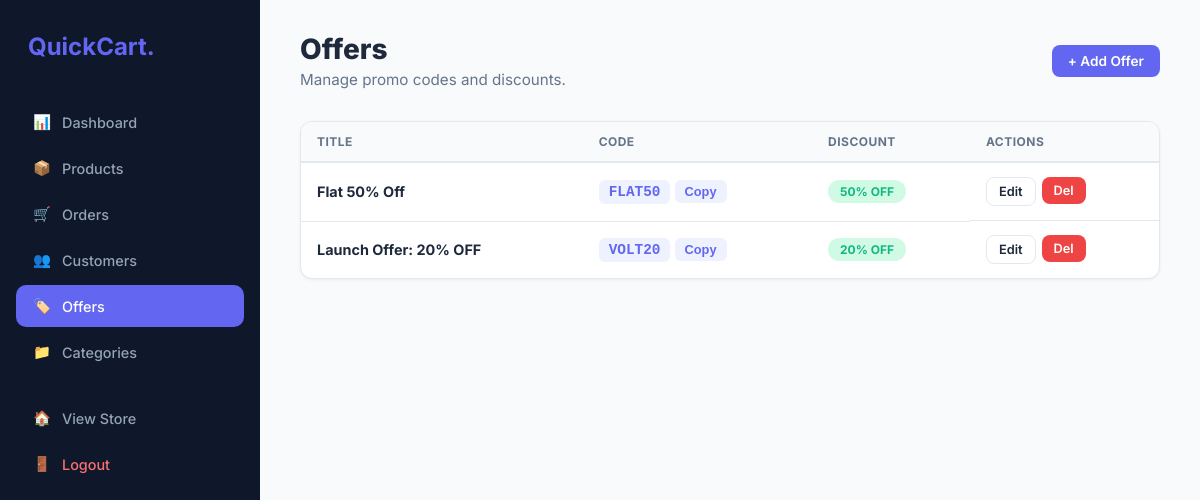
The app's page /admin.php?tab=offers (signed in) with its own data.
### tables this page shows
CREATE TABLE `offers` (
  `id` int(11) NOT NULL,
  `title` varchar(255) NOT NULL,
  `promo_code` varchar(50) DEFAULT NULL,
  `banner_image` varchar(255) DEFAULT NULL,
  `discount_percent` int(3) DEFAULT NULL
);

### config.php (called while the page is built, shortened)
<?php
function e(?string $value): string {
    return htmlspecialchars($value ?? '', ENT_QUOTES, 'UTF-8');
}
?>

### includes/admin_tabs/offers.php (the view, shortened to what this page needs)
<?php
$offers = $pdo->query("SELECT * FROM offers ORDER BY id DESC")->fetchAll();
?>
<div class="page-header" style="display:flex;justify-content:space-between;align-items:center">
    <div><h1>Offers</h1><p>Manage promo codes and discounts.</p></div>
    <button class="btn btn-primary" onclick="openModal('addOfferModal')">+ Add Offer</button>
</div>
<div class="card"><div class="card-body" style="padding:0">
<?php if(empty($offers)): ?>
    <div class="empty-state"><h3>No offers</h3></div>
<?php else: ?>
<table><thead><tr><th>Title</th><th>Code</th><th>Discount</th><th>Actions</th></tr></thead><tbody>
<?php foreach($offers as $of): ?>
<tr>
    <td><strong><?= e($of['title']) ?></strong></td>
    <td><code style="background:var(--primary-soft);color:var(--primary);padding:4px 10px;border-radius:6px;font-weight:700"><?= e($of['promo_code']) ?></code>
        <button class="copy-btn" onclick="copyCode('<?= e($of['promo_code']) ?>',this)">Copy</button></td>
    <td><span class="badge badge-success"><?= $of['discount_percent'] ?>% OFF</span></td>
    <td style="display:flex;gap:6px">
        <a href="admin.php?tab=offers&edit_offer_id=<?= $of['id'] ?>" class="btn btn-sm btn-outline">Edit</a>
        <form method="POST" style="display:inline" onsubmit="return confirm('Delete?')">
            <button type="submit" name="delete_offer" class="btn btn-sm btn-danger">Del</button>
        </form>
    </td>
</tr>
<?php endforeach; ?>
</tbody></table>
<?php endif; ?>
</div></div>

### admin.php (style rules this page uses)
:root { --bg:#F8FAFC;--sidebar:#0F172A;--sidebar-hover:#1E293B;--primary:#6366F1;--primary-soft:#EEF2FF;--success:#10B981;--success-soft:#D1FAE5;--warning:#F59E0B;--warning-soft:#FEF3C7;--danger:#EF4444;--danger-soft:#FEE2E2;--text:#1E293B;--text-light:#64748B;--white:#FFF;--border:#E2E8F0;--shadow:0 1px 3px rgba(0,0,0,.06);--radius:12px }
* { margin:0;padding:0;box-sizing:border-box }
body { background:var(--bg);font-family:'Inter',sans-serif;display:flex;color:var(--text) }
.page-header { margin-bottom:32px }
.page-header h1 { font-size:1.75rem;font-weight:800 }
.page-header p { color:var(--text-light);margin-top:4px;font-size:.95rem }
.card { background:var(--white);border-radius:var(--radius);box-shadow:var(--shadow);border:1px solid var(--border);overflow:hidden;margin-bottom:24px }
.card-body { padding:24px }
table { width:100%;border-collapse:collapse }
th { text-align:left;padding:12px 16px;font-size:.75rem;color:var(--text-light);font-weight:700;text-transform:uppercase;letter-spacing:.04em;border-bottom:2px solid var(--border);background:var(--bg) }
td { padding:14px 16px;border-bottom:1px solid var(--border);font-size:.9rem;vertical-align:middle }
tr:last-child td { border-bottom:none }
.badge { padding:4px 12px;border-radius:20px;font-size:.75rem;font-weight:700;display:inline-block }
.badge-success { background:var(--success-soft);color:var(--success) }
.btn { padding:8px 16px;border-radius:8px;font-weight:600;font-size:.85rem;cursor:pointer;border:none;transition:.2s;text-decoration:none;display:inline-flex;align-items:center;gap:6px;font-family:inherit }
.btn-sm { padding:6px 12px;font-size:.8rem }
.btn-primary { background:var(--primary);color:var(--white) }
.btn-danger { background:var(--danger);color:var(--white) }
.btn-outline { background:transparent;border:1.5px solid var(--border);color:var(--text) }
.copy-btn { cursor:pointer;background:var(--primary-soft);color:var(--primary);border:none;padding:4px 10px;border-radius:6px;font-weight:700;font-size:.8rem }

### records on screen
offers: title "Flat 50% Off", promo_code "FLAT50", discount_percent "50"
offers: title "Launch Offer: 20% OFF", promo_code "VOLT20", discount_percent "20"
